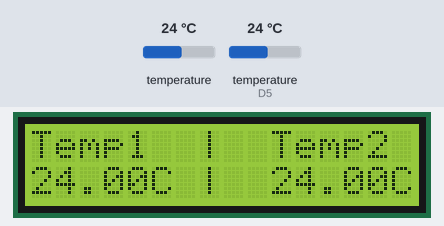
Recording of a program running on a simulated ESP8266 (Wemos D1 mini). On the bench: 16×2 character LCD. The inputs (shaded band) are chosen by the test bench; at power-on: temperature 24 °C, temperature (sensor on D5) 24 °C. What the program prints to the serial monitor is not drawn.

Above: at 1.5 s.
1.6 s: temperature (sensor 0) set to 12 °C
At 2.4 s:
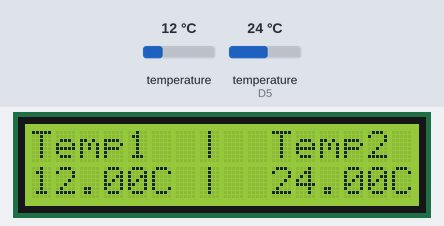
3.2 s: temperature (sensor on D5) set to 12 °C
At 3.7 s:
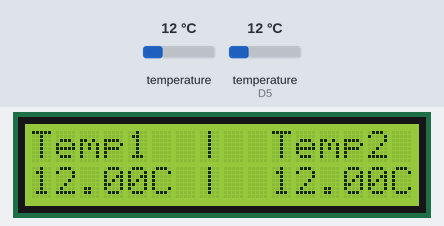
4.8 s: temperature (sensor 0) set to 19 °C
At 6.0 s:
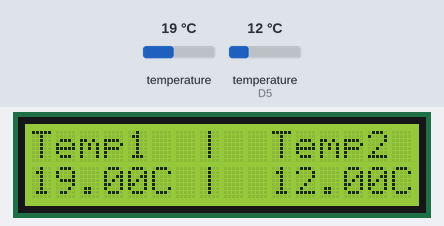
6.3 s: temperature (sensor on D5) set to 19 °C
At 7.1 s:
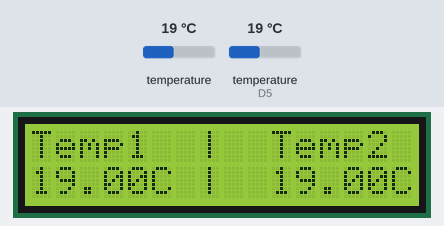
7.8 s: temperature (sensor 0) set to 28 °C
At 8.2 s:
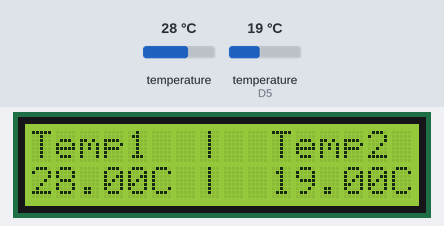
9.3 s: temperature (sensor on D5) set to 28 °C
At 10.5 s:
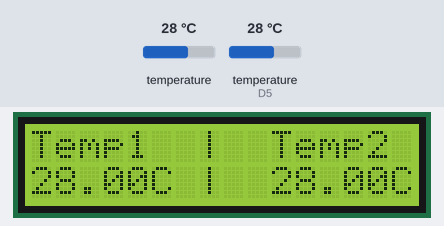
Timing chart, 0 to 11.8 s (numbered marks = the images above; inputs shaded):
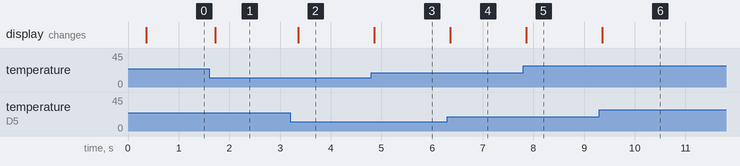

The program:

main.cpp
```cpp
#include <Arduino.h>

#include <LiquidCrystal_I2C.h>

#include  <Wire.h>

#include <Adafruit_BMP280.h>

#include <DHTesp.h>
DHTesp dht;

//initialize the liquid crystal library
//the first parameter is  the I2C address
//the second parameter is how many rows are on your screen
//the  third parameter is how many columns are on your screen
LiquidCrystal_I2C lcd(0x27,  16, 2);

#define BMP280_ADDRESS 0x76 // I2C address of BMP280 sensor
#define LED_PIN D5          // Pin for the LED
#define THRESHOLD_TEMP 20.0 // Temperature threshold in Celsius

Adafruit_BMP280 bmp; // Create BMP280 object

void setup() {
  Wire.begin(); // Initialize I2C communication
  Serial.begin(9600);

  pinMode(LED_PIN, OUTPUT); // Set LED pin as output

  dht.setup(D5, DHTesp::DHT11);

  // Initialize BMP280 sensor
  if (!bmp.begin(BMP280_ADDRESS)) {
    Serial.println("Could not find BMP280 sensor, check wiring!");
    while (1);
  }

  lcd.init();
  lcd.backlight();

  lcd.setCursor(0,0);
  lcd.print("Booting...");

  lcd.setCursor(0,0);
  delay(250);
  lcd.clear();
}

void loop() {
  float temperature1 = bmp.readTemperature(); // Read temperature from BMP280
  float temperature2 = dht.getTemperature(); // Read temperature from DHT11
  Serial.print("Temperature1: ");
  Serial.print(temperature1);
  Serial.println(" °C");
  Serial.print("Temperature2: ");
  Serial.print(temperature2);
  Serial.println(" °C");

  lcd.setCursor(0,0);

  lcd.print("Temp1  |  Temp2");

  lcd.setCursor(0,1);

  lcd.print(String(temperature1) + "C |  " + String(temperature2) + "C");

  delay(100); // Delay for stability
}
```

Measured:
- after the input at 1.6 s, the display: changes after 0.13 s (image 1)
- after the input at 3.2 s, the display: changes after 0.16 s (image 2)
- after the input at 4.8 s, the display: changes after 0.06 s (image 3)
- after the input at 6.3 s, the display: changes after 0.06 s (image 4)
- after the input at 7.8 s, the display: changes after 0.06 s (image 5)
- after the input at 9.3 s, the display: changes after 0.05 s (image 6)
